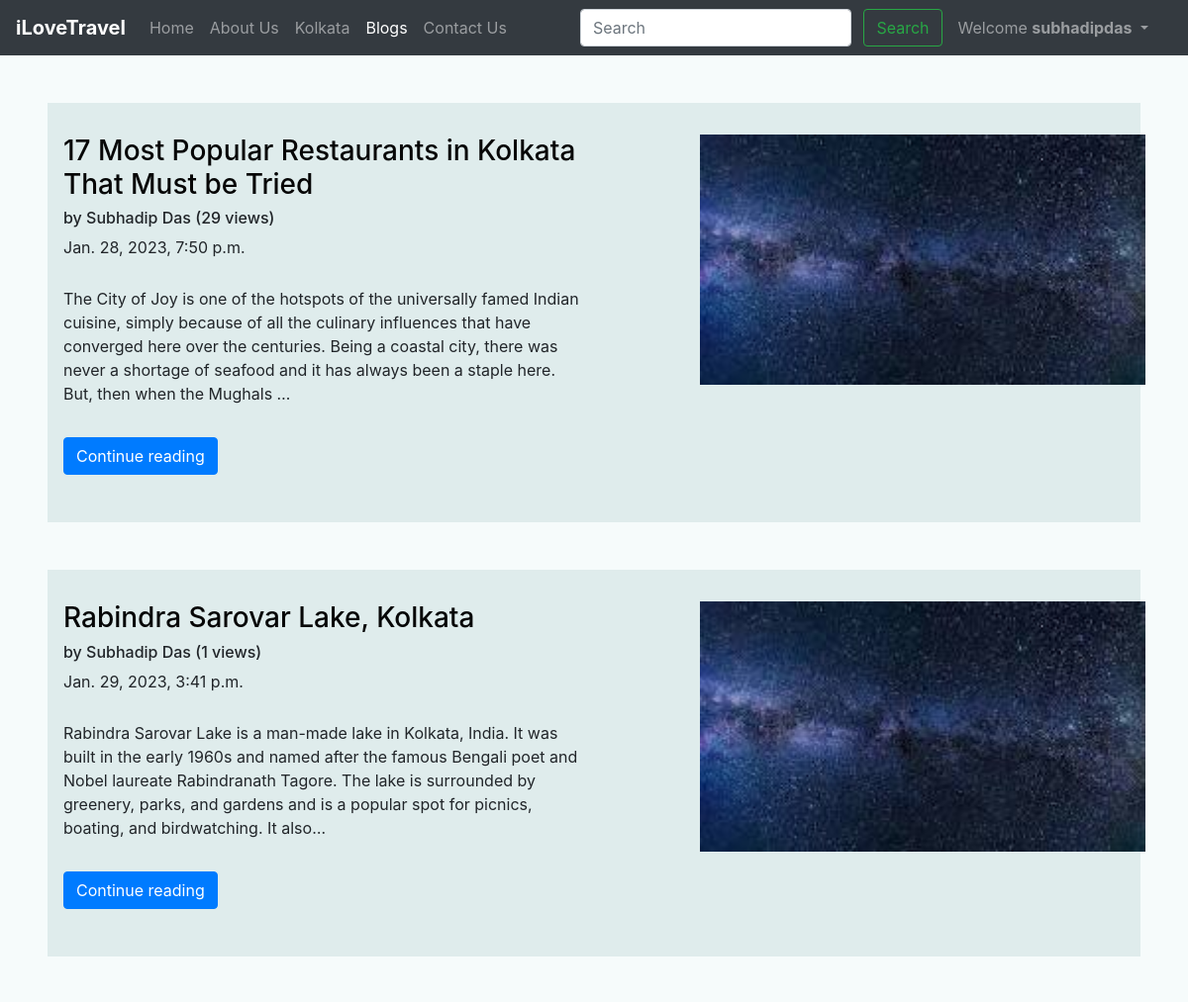
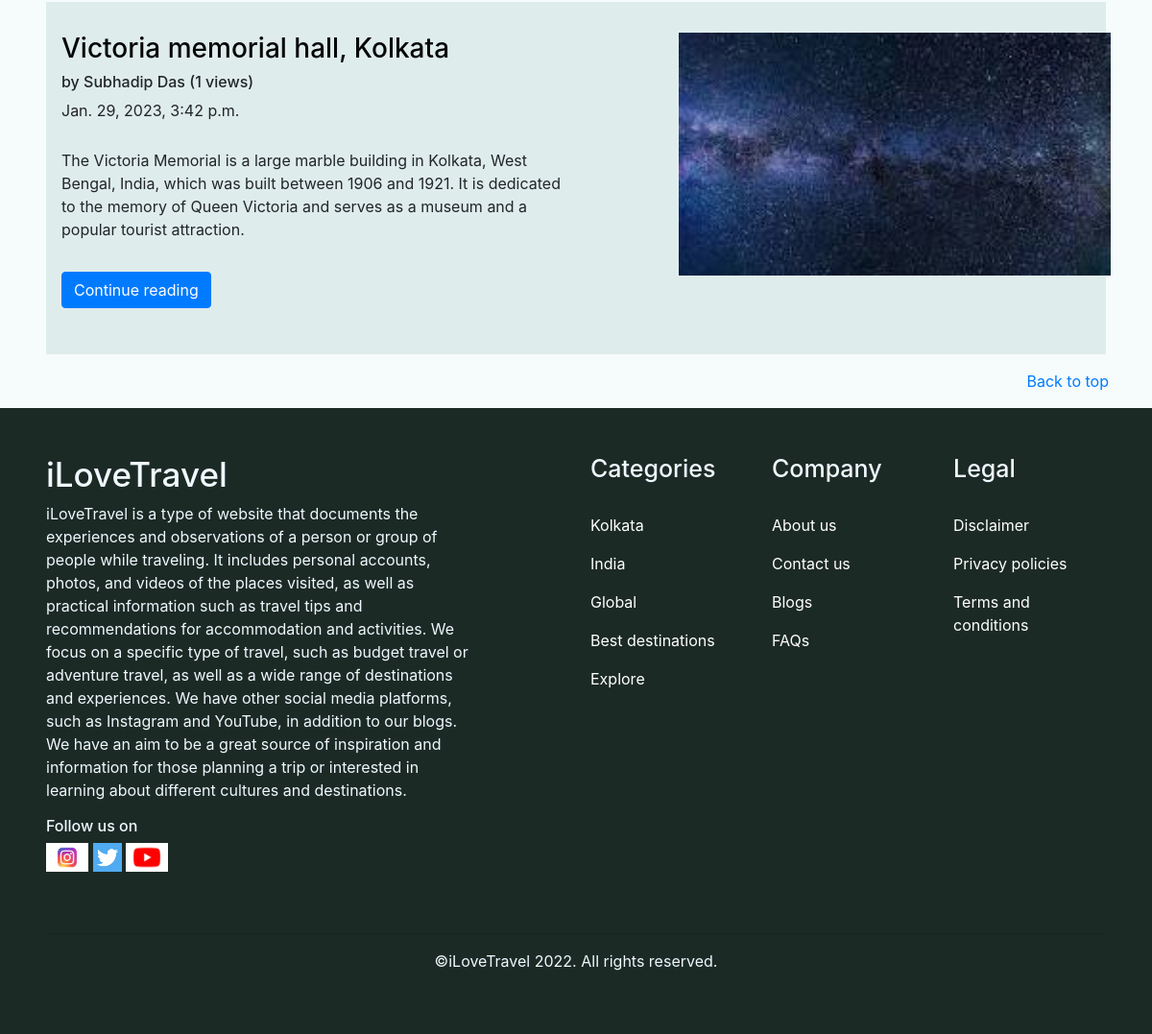
Page /blog/ (signed in) on the committed database (2 pictures, top to bottom).
### blog/models.py (models this page shows, shortened)
class Post(models.Model):
    sno = models.AutoField(primary_key=True)
    title= models.CharField(max_length=122)
    content=models.TextField()
    author= models.CharField(max_length=122)
    views= models.IntegerField(default= 0)
    slug=models.CharField(max_length=130)
    timestamp = models.DateTimeField(default=now)

### blog/views.py (the view)
# urls.py: path("", views.bloghome, name='bloghome'),
def bloghome(request):
    allposts= Post.objects.all()
    context= {'allposts':allposts}
    return render(request, 'blog/bloghome.html',context)

### templates/blog/bloghome.html (shortened to what this page needs)
{% extends 'base.html' %}
{% block blogactive %}active{% endblock blogactive %}
{% block body %}
{% for post in allposts %}
<div class="mt-5 px-3 py-3 mx-5" style="background-color:rgb(223, 236, 236);">
    <div class="row">
        <div class="col-lg-6 my-3">
            <h3><a href="/blog/{{post.slug}}" style="color: rgb(6, 6, 6); text-decoration: none;">{{post.title}}</a>
            </h3>
            <h6>by {{post.author}}<span> ({{post.views}} views)</span></h6>
            <p class="my-1">{{post.timestamp}}</p>
            <br>
            <p class="card-text mb-auto">
                <div class="preview">{{post.content|safe|truncatechars:300}}</div>
            </p>
            <a href="/blog/{{post.slug}}" style="color: rgb(255, 254, 254); text-decoration: none;"><button
                    type="button" class="btn btn-primary my-3">Continue reading</button></a>
        </div>
        <div class="col-lg-1">
        </div>
        <div class="glow col-lg-5">
            <img src="../static/img/test.jpeg" alt="" style="width: 450px" class="my-3">
        </div>
    </div>
</div>
{% endfor %}
<div class="container my-3" style="text-align:end">
    <a href="/blog">Back to top</a>
</div>
{% endblock body %}

### templates/base.html (shortened to what this page needs)
<!doctype html>
<html lang="en">
<head>
  <link rel="stylesheet" href="https://cdn.jsdelivr.net/npm/bootstrap@4.6.2/dist/css/bootstrap.min.css"
>
  <link rel="stylesheet" href="../static/index.css" />
</head>
<body>
  <nav class="navbar navbar-expand-lg navbar-dark bg-dark sticky-top">
    <a class="navbar-brand" href="#"><b>iLoveTravel</b></a>
    <div class="collapse navbar-collapse" id="navbarSupportedContent">
      <ul class="navbar-nav mr-auto">
        <li class="nav-item {% block homeactive %}{% endblock homeactive %}">
          <a class="nav-link" href="/">Home <span class="sr-only">(current)</span></a>
        </li>
        <li class="nav-item {% block aboutactive %}{% endblock aboutactive %}">
          <a class="nav-link" href="/about">About Us</a>
        </li>
        <li class="nav-item {% block kolkataactive %}{% endblock kolkataactive %}">
          <a class="nav-link" href="/kolkata">Kolkata</a>
        </li>
        <li class="nav-item {% block blogactive %}{% endblock blogactive %}">
          <a class="nav-link" href="/blog">Blogs</a>
        </li>
        <li class="nav-item {% block contactactive %}{% endblock contactactive %}">
          <a class="nav-link" href="/contact">Contact Us</a>
        </li>
      </ul>
      <div class="ml-auto form-inline">
        <form class="my-2 my-lg-0" method="get" action="/search">
          <input class="form-control mr-sm-2" type="search" placeholder="Search" aria-label="Search" name="query"
            id="query">
          <button class="btn btn-outline-success my-2 my-sm-0 mr-sm-2" type="submit">Search</button>
        </form>
        {% if user.is_authenticated %}
        <ul class="navbar-nav ml-auto mr-3">
          <div class="nav-item dropdown">
            <a class="nav-link dropdown-toggle" role="button" data-toggle="dropdown" aria-expanded="false" href="#">
              Welcome <b>{{request.user.username}}</b>
            </a>
          </div>
        </ul>
        {% endif %}
      </div>
    </div>
  </nav>
  {% block body %}{% endblock body %}
  <footer style="background-color:rgb(28, 42, 37);">
    <div class="mx-5 py-5" style=" color:aliceblue;">
      <div class="row">
        <div class="col-lg-5">
          <h5 style="font-size: 35px;">iLoveTravel</h5>
          <p>iLoveTravel is a type of website that documents the experiences and observations of a person or group
            of people while traveling. It includes personal accounts, photos, and videos of the places visited,
            as well as practical information such as travel tips and recommendations for accommodation and
            activities.
            We focus on a specific type of travel, such as budget travel or adventure travel, as well as a wide
            range of destinations and experiences. We have other social media platforms, such as Instagram and
            YouTube, in addition to our blogs.
            We have an aim to be a great source of inspiration and information for those planning a trip or
            interested in learning about different cultures and destinations.</p>
          <h6>Follow us on</h6>
          <a href="#"><img src="../static/img/instagrampic.jpg" alt="" style="width:44px"></a>
          <a href="#"><img src="../static/img/twitterpic.png" alt="" style="width:30px"></a>
          <a href="#"><img src="../static/img/youtubepic.png" alt="" style="width:44px"></a>
        </div>
        <div class="col-lg-1">
        </div>
        <div class="glow col-lg-6">
          <div class="row">
            <div class="glow col-lg-4">
              <h6 style="font-size: 25px;">Categories</h6>
              <br>
              <p><a href="/kolkata" style="color: white;">Kolkata</a></p>
              <p><a href="#" style="color: white;">India</a></p>
              <p><a href="#" style="color: white;">Global</a></p>
              <p><a href="#" style="color: white;">Best destinations</a></p>
              <p><a href="#" style="color: white;">Explore</a></p>
            </div>
            <div class="glow col-lg-4">
              <h6 style="font-size: 25px;">Company</h6>
              <br>
              <p><a href="/about" style="color: white;">About us</a></p>
              <p><a href="/contact" style="color: white;">Contact us</a></p>
              <p><a href="/blog" style="color: white;">Blogs</a></p>
              <p><a href="#" style="color: white;">FAQs</a></p>
            </div>
            <div class="glow col-lg-4">
              <h6 style="font-size: 25px;">Legal</h6>
              <br>
              <p><a href="#" style="color: white;">Disclaimer</a></p>
              <p><a href="#" style="color: white;">Privacy policies</a></p>
              <p><a href="#" style="color: white;">Terms and conditions</a></p>
            </div>
          </div>
        </div>
      </div>
      <br><br>
      <hr>
      <p style="text-align: center;">&copy;iLoveTravel 2022. All rights reserved.</p>
  </footer>
</body>
</html>

### static/index.css (style rules this page uses)
* { margin: 0px; padding: 0px; }
body { background-color: rgb(246, 251, 251); }
footer a { cursor: pointer; text-decoration: none; }

### rows in the picture
Post: title "17 Most Popular Restaurants in Kolkata That Must be Tried", author "Subhadip Das", views "29", timestamp "Jan. 28, 2023, 7:50 p.m.", content "The City of Joy is one of the hotspots of the universally famed Indian cuisine, simply because of all the culinary influences that have converged here over the centuries. Being a coastal city, there was never a shortage of seafood and it has always been a staple here. But, then when the Mughals …"
Post: title "Rabindra Sarovar Lake, Kolkata", author "Subhadip Das", views "1", timestamp "Jan. 29, 2023, 3:41 p.m.", content "Rabindra Sarovar Lake is a man-made lake in Kolkata, India. It was built in the early 1960s and named after the famous Bengali poet and Nobel laureate Rabindranath Tagore. The lake is surrounded by greenery, parks, and gardens and is a popular spot for picnics, boating, and birdwatching. It also…"
Post: title "Victoria memorial hall, Kolkata", author "Subhadip Das", views "1", timestamp "Jan. 29, 2023, 3:42 p.m.", content "The Victoria Memorial is a large marble building in Kolkata, West Bengal, India, which was built between 1906 and 1921. It is dedicated to the memory of Queen Victoria and serves as a museum and a popular tourist attraction."

### other values in the picture
{{ request.user.username }} "subhadipdas"
